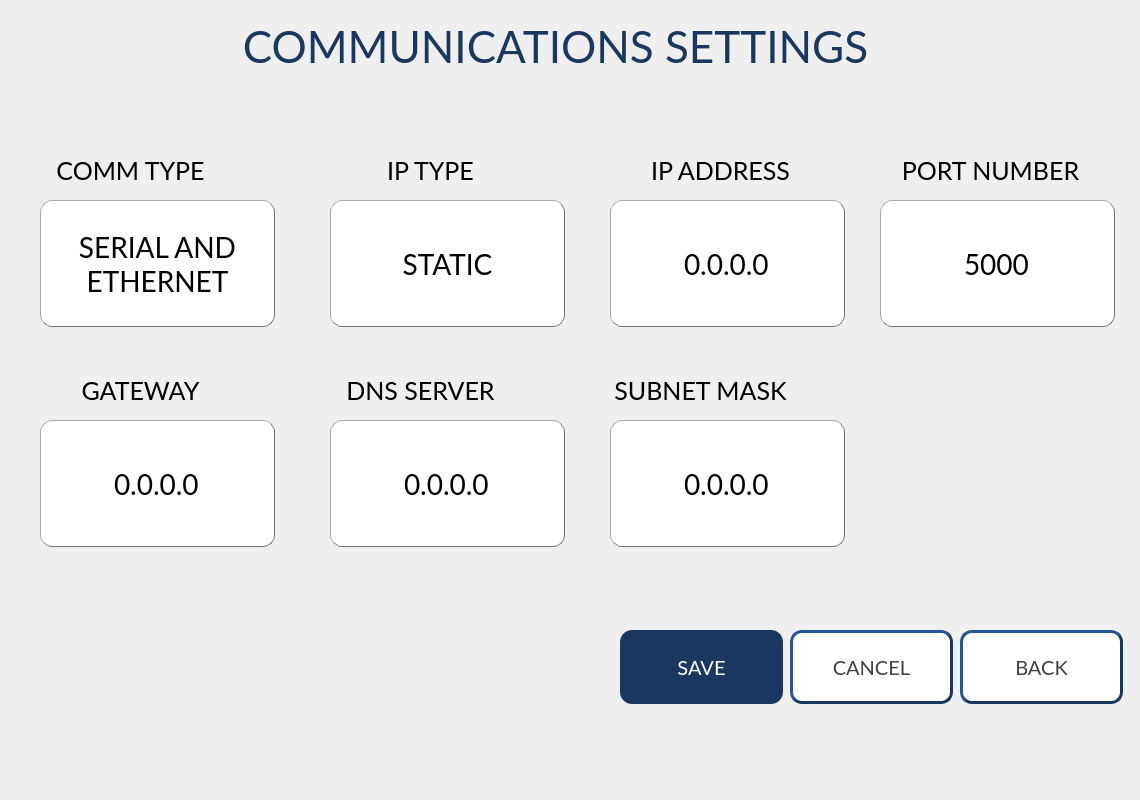
<?xml version="1.0" encoding="UTF-8"?>
<ui version="4.0">
 <class>HNS_Comm_Settings_Screen</class>
 <widget class="QWidget" name="HNS_Comm_Settings_Screen">
  <property name="geometry">
   <rect>
    <x>0</x>
    <y>0</y>
    <width>1140</width>
    <height>800</height>
   </rect>
  </property>
  <property name="windowTitle">
   <string>Form</string>
  </property>
  <widget class="QLineEdit" name="LE_CommSet_DNS">
   <property name="geometry">
    <rect>
     <x>330</x>
     <y>420</y>
     <width>235</width>
     <height>127</height>
    </rect>
   </property>
   <property name="font">
    <font>
     <family>Lato</family>
     <pointsize>21</pointsize>
    </font>
   </property>
   <property name="styleSheet">
    <string notr="true">QLineEdit{
	background-color:white;
	border-style:outset;
	border-width:1px;
	border-color:#707070;
	border-radius:12px;
}

QLineEdit:disabled{
	background-color:#6E6E6E;
	color:#414141;
}</string>
   </property>
   <property name="text">
    <string>0.0.0.0</string>
   </property>
   <property name="alignment">
    <set>Qt::AlignCenter</set>
   </property>
  </widget>
  <widget class="QPushButton" name="PB_CommSet_Back">
   <property name="geometry">
    <rect>
     <x>960</x>
     <y>630</y>
     <width>163</width>
     <height>74</height>
    </rect>
   </property>
   <property name="font">
    <font>
     <family>Lato</family>
     <pointsize>15</pointsize>
    </font>
   </property>
   <property name="styleSheet">
    <string notr="true">QPushButton{
	background-color:#FFFFFF;
	color:#414141;
	border-style:outset;
	border-width:3px;
	border-color:#1A3760;
	border-radius:12px;
}</string>
   </property>
   <property name="text">
    <string>BACK</string>
   </property>
  </widget>
  <widget class="QPushButton" name="PB_CommSet_Cancel">
   <property name="geometry">
    <rect>
     <x>790</x>
     <y>630</y>
     <width>163</width>
     <height>74</height>
    </rect>
   </property>
   <property name="font">
    <font>
     <family>Lato</family>
     <pointsize>15</pointsize>
    </font>
   </property>
   <property name="styleSheet">
    <string notr="true">QPushButton{
	background-color:#FFFFFF;
	color:#414141;
	border-style:outset;
	border-width:3px;
	border-color:#1A3760;
	border-radius:12px;
}</string>
   </property>
   <property name="text">
    <string>CANCEL</string>
   </property>
  </widget>
  <widget class="QLineEdit" name="LE_CommSet_IPAddr">
   <property name="geometry">
    <rect>
     <x>610</x>
     <y>200</y>
     <width>235</width>
     <height>127</height>
    </rect>
   </property>
   <property name="font">
    <font>
     <family>Lato</family>
     <pointsize>21</pointsize>
    </font>
   </property>
   <property name="styleSheet">
    <string notr="true">QLineEdit{
	background-color:white;
	border-style:outset;
	border-width:1px;
	border-color:#707070;
	border-radius:12px;
}

QLineEdit:disabled{
	background-color:#6E6E6E;
	color:#414141;
}</string>
   </property>
   <property name="text">
    <string>0.0.0.0</string>
   </property>
   <property name="alignment">
    <set>Qt::AlignCenter</set>
   </property>
  </widget>
  <widget class="QLabel" name="LBL_CommSet_IPMode">
   <property name="enabled">
    <bool>true</bool>
   </property>
   <property name="geometry">
    <rect>
     <x>330</x>
     <y>200</y>
     <width>235</width>
     <height>127</height>
    </rect>
   </property>
   <property name="font">
    <font>
     <family>Lato</family>
     <pointsize>21</pointsize>
    </font>
   </property>
   <property name="styleSheet">
    <string notr="true">QLabel{
	background-color:white;
	border-style:outset;
	border-width:1px;
	border-color:#707070;
	border-radius:12px;
}

QLabel:disabled{
	background-color:#6E6E6E;
	color:#414141;
}</string>
   </property>
   <property name="text">
    <string>STATIC</string>
   </property>
   <property name="alignment">
    <set>Qt::AlignCenter</set>
   </property>
  </widget>
  <widget class="QLabel" name="LBL_CommSet_Subnet_Title">
   <property name="geometry">
    <rect>
     <x>610</x>
     <y>380</y>
     <width>181</width>
     <height>21</height>
    </rect>
   </property>
   <property name="font">
    <font>
     <family>Lato</family>
     <pointsize>19</pointsize>
    </font>
   </property>
   <property name="text">
    <string>SUBNET MASK</string>
   </property>
   <property name="alignment">
    <set>Qt::AlignCenter</set>
   </property>
  </widget>
  <widget class="QLabel" name="label_33">
   <property name="geometry">
    <rect>
     <x>240</x>
     <y>20</y>
     <width>631</width>
     <height>51</height>
    </rect>
   </property>
   <property name="font">
    <font>
     <family>Lato</family>
     <pointsize>33</pointsize>
    </font>
   </property>
   <property name="styleSheet">
    <string notr="true">color:#1A3760</string>
   </property>
   <property name="text">
    <string>COMMUNICATIONS SETTINGS</string>
   </property>
   <property name="alignment">
    <set>Qt::AlignCenter</set>
   </property>
  </widget>
  <widget class="QLabel" name="LBL_CommSet_IPAddr_Title">
   <property name="geometry">
    <rect>
     <x>640</x>
     <y>160</y>
     <width>161</width>
     <height>21</height>
    </rect>
   </property>
   <property name="font">
    <font>
     <family>Lato</family>
     <pointsize>19</pointsize>
    </font>
   </property>
   <property name="text">
    <string>IP ADDRESS</string>
   </property>
   <property name="alignment">
    <set>Qt::AlignCenter</set>
   </property>
  </widget>
  <widget class="QLabel" name="LBL_CommSet_CommType_Title">
   <property name="geometry">
    <rect>
     <x>50</x>
     <y>160</y>
     <width>161</width>
     <height>21</height>
    </rect>
   </property>
   <property name="font">
    <font>
     <family>Lato</family>
     <pointsize>19</pointsize>
    </font>
   </property>
   <property name="text">
    <string>COMM TYPE</string>
   </property>
   <property name="alignment">
    <set>Qt::AlignCenter</set>
   </property>
  </widget>
  <widget class="QLabel" name="label_37">
   <property name="geometry">
    <rect>
     <x>900</x>
     <y>160</y>
     <width>181</width>
     <height>21</height>
    </rect>
   </property>
   <property name="font">
    <font>
     <family>Lato</family>
     <pointsize>19</pointsize>
    </font>
   </property>
   <property name="text">
    <string>PORT NUMBER</string>
   </property>
   <property name="alignment">
    <set>Qt::AlignCenter</set>
   </property>
  </widget>
  <widget class="QPushButton" name="PB_CommSet_Save">
   <property name="geometry">
    <rect>
     <x>620</x>
     <y>630</y>
     <width>163</width>
     <height>74</height>
    </rect>
   </property>
   <property name="font">
    <font>
     <family>Lato</family>
     <pointsize>15</pointsize>
    </font>
   </property>
   <property name="styleSheet">
    <string notr="true">QPushButton{
	background-color:#1A3760;
	color:#FFFFFF;
	border-radius:12px;
}</string>
   </property>
   <property name="text">
    <string>SAVE</string>
   </property>
  </widget>
  <widget class="QLabel" name="LBL_CommSet_DNS_Title">
   <property name="geometry">
    <rect>
     <x>330</x>
     <y>380</y>
     <width>181</width>
     <height>21</height>
    </rect>
   </property>
   <property name="font">
    <font>
     <family>Lato</family>
     <pointsize>19</pointsize>
    </font>
   </property>
   <property name="text">
    <string>DNS SERVER</string>
   </property>
   <property name="alignment">
    <set>Qt::AlignCenter</set>
   </property>
  </widget>
  <widget class="QLabel" name="LBL_CommSet_CommMode">
   <property name="geometry">
    <rect>
     <x>40</x>
     <y>200</y>
     <width>235</width>
     <height>127</height>
    </rect>
   </property>
   <property name="font">
    <font>
     <family>Lato</family>
     <pointsize>21</pointsize>
    </font>
   </property>
   <property name="styleSheet">
    <string notr="true">QLabel{
	background-color:white;
	border-style:outset;
	border-width:1px;
	border-color:#707070;
	border-radius:12px;
}</string>
   </property>
   <property name="text">
    <string>SERIAL AND
ETHERNET</string>
   </property>
   <property name="alignment">
    <set>Qt::AlignCenter</set>
   </property>
  </widget>
  <widget class="QLineEdit" name="LE_CommSet_Subnet">
   <property name="geometry">
    <rect>
     <x>610</x>
     <y>420</y>
     <width>235</width>
     <height>127</height>
    </rect>
   </property>
   <property name="font">
    <font>
     <family>Lato</family>
     <pointsize>21</pointsize>
    </font>
   </property>
   <property name="styleSheet">
    <string notr="true">QLineEdit{
	background-color:white;
	border-style:outset;
	border-width:1px;
	border-color:#707070;
	border-radius:12px;
}

QLineEdit:disabled{
	background-color:#6E6E6E;
	color:#414141;
}</string>
   </property>
   <property name="text">
    <string>0.0.0.0</string>
   </property>
   <property name="alignment">
    <set>Qt::AlignCenter</set>
   </property>
  </widget>
  <widget class="QLabel" name="LBL_CommSet_Gateway_Title">
   <property name="geometry">
    <rect>
     <x>50</x>
     <y>380</y>
     <width>181</width>
     <height>21</height>
    </rect>
   </property>
   <property name="font">
    <font>
     <family>Lato</family>
     <pointsize>19</pointsize>
    </font>
   </property>
   <property name="text">
    <string>GATEWAY</string>
   </property>
   <property name="alignment">
    <set>Qt::AlignCenter</set>
   </property>
  </widget>
  <widget class="QLabel" name="LBL_CommSet_IPMode_Title">
   <property name="geometry">
    <rect>
     <x>350</x>
     <y>160</y>
     <width>161</width>
     <height>21</height>
    </rect>
   </property>
   <property name="font">
    <font>
     <family>Lato</family>
     <pointsize>19</pointsize>
    </font>
   </property>
   <property name="text">
    <string>IP TYPE</string>
   </property>
   <property name="alignment">
    <set>Qt::AlignCenter</set>
   </property>
  </widget>
  <widget class="QLineEdit" name="LE_CommSet_PortNum">
   <property name="geometry">
    <rect>
     <x>880</x>
     <y>200</y>
     <width>235</width>
     <height>127</height>
    </rect>
   </property>
   <property name="font">
    <font>
     <family>Lato</family>
     <pointsize>21</pointsize>
    </font>
   </property>
   <property name="styleSheet">
    <string notr="true">QLineEdit{
	background-color:white;
	border-style:outset;
	border-width:1px;
	border-color:#707070;
	border-radius:12px;
}

QLineEdit:disabled{
	background-color:#6E6E6E;
	color:#414141;
}</string>
   </property>
   <property name="text">
    <string>5000</string>
   </property>
   <property name="alignment">
    <set>Qt::AlignCenter</set>
   </property>
  </widget>
  <widget class="QLineEdit" name="LE_CommSet_Gateway">
   <property name="geometry">
    <rect>
     <x>40</x>
     <y>420</y>
     <width>235</width>
     <height>127</height>
    </rect>
   </property>
   <property name="font">
    <font>
     <family>Lato</family>
     <pointsize>21</pointsize>
    </font>
   </property>
   <property name="styleSheet">
    <string notr="true">QLineEdit{
	background-color:white;
	border-style:outset;
	border-width:1px;
	border-color:#707070;
	border-radius:12px;
}

QLineEdit:disabled{
	background-color:#6E6E6E;
	color:#414141;
}</string>
   </property>
   <property name="text">
    <string>0.0.0.0</string>
   </property>
   <property name="alignment">
    <set>Qt::AlignCenter</set>
   </property>
  </widget>
 </widget>
 <resources/>
 <connections/>
</ui>
